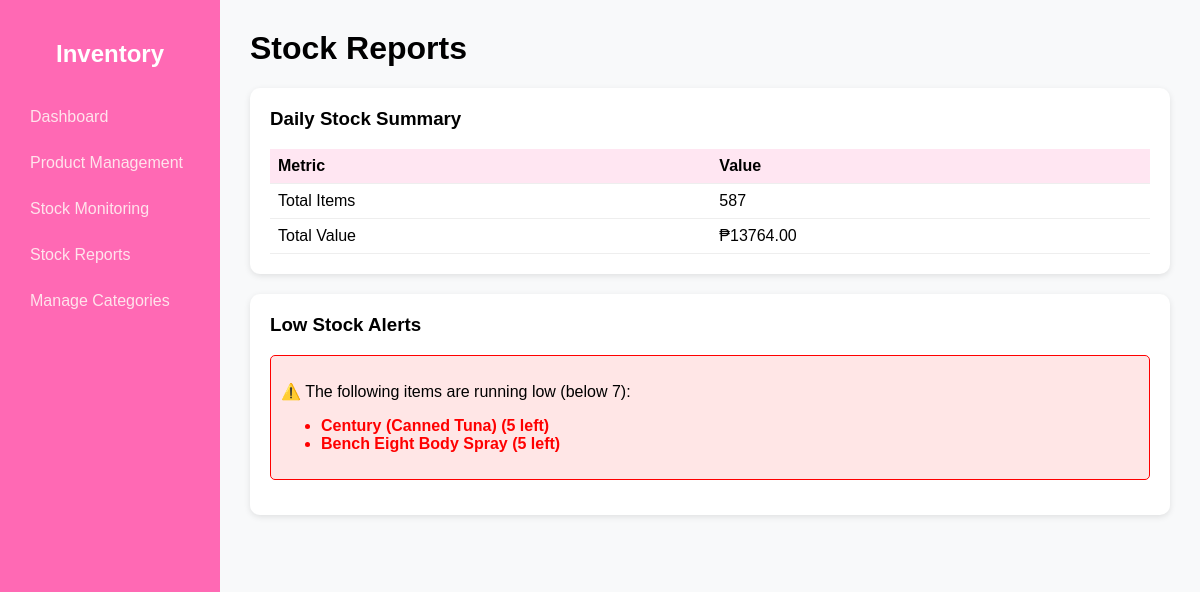
The page /stock_reports on the database its author committed.
### app.py (models this page shows, shortened)
class Product(db.Model):
    id = db.Column(db.Integer, primary_key=True)
    name = db.Column(db.String(100), nullable=False)
    category_id = db.Column(db.Integer, db.ForeignKey('category.id'), nullable=False)
    quantity = db.Column(db.Integer, nullable=False)
    price = db.Column(db.Float, nullable=False)
    image = db.Column(db.String, nullable=True)
    category = db.relationship("Category", backref=db.backref("products", lazy=True))

### app.py (the view)
@app.route("/stock_reports")
def stock_reports():
    products = Product.query.all()
    total_items = sum(p.quantity for p in products)
    total_value = sum(p.quantity * p.price for p in products)
    return render_template(
        "stock_reports.html",
        total_items=total_items,
        total_value=total_value,
        products=products
    )

### templates/stock_reports.html (shortened to what this page needs)
<!DOCTYPE html>
<html lang="en">
<head>
  <link rel="stylesheet" href="{{ url_for('static', filename='style.css') }}">
</head>
<body>
  <div class="sidebar">
    <h2>Inventory</h2>
    <a href="{{ url_for('home') }}">Dashboard</a>
    <a href="{{ url_for('product_management') }}">Product Management</a>
    <a href="{{ url_for('customer_purchase') }}">Stock Monitoring</a>
    <a href="{{ url_for('stock_reports') }}">Stock Reports</a>
    <a href="{{ url_for('manage_categories') }}">Manage Categories</a>
  </div>
  <div class="main">
    <h1>Stock Reports</h1>
    <div class="card">
      <h3>Daily Stock Summary</h3>
      <table>
        <tr><th>Metric</th><th>Value</th></tr>
        <tr>
          <td>Total Items</td>
          <td>{{ total_items }}</td>
        </tr>
        <tr>
          <td>Total Value</td>
          <td>₱{{ "%.2f"|format(total_value) }}</td>
        </tr>
      </table>
    </div>
    <div class="card">
      <h3>Low Stock Alerts</h3>
      {% set low_stock_products = products | selectattr("quantity", "lt", 7) | list %}
      {% if low_stock_products %}
        <div class="alert-box">
          <p>⚠️ The following items are running low (below 7):</p>
          <ul>
            {% for p in low_stock_products %}
              <li class="low-stock">{{ p.name }} ({{ p.quantity }} left)</li>
            {% endfor %}
          </ul>
        </div>
      {% else %}
        <p>No low stock items today ✅</p>
      {% endif %}
    </div>
  </div>
</body>
</html>

### static/style.css (style rules this page uses)
body { margin: 0; font-family: Arial, sans-serif; background: #f7f7f7; }
.sidebar { width: 220px; background: #ff69b4; color: white; height: 100vh; position: fixed; padding-top: 20px; }
.sidebar h2 { text-align: center; margin-bottom: 30px; }
.sidebar a { display: block; padding: 15px; text-decoration: none; color: white; transition: background 0.2s; }
.main { margin-left: 220px; padding: 20px; }
.card { background: white; border-radius: 10px; padding: 20px; margin-bottom: 20px; box-shadow: 0 2px 6px rgba(0, 0, 0, 0.1); }
h1, h3 { margin-top: 0; }
table { width: 100%; border-collapse: collapse; margin-top: 15px; }
th, td { text-align: left; padding: 8px; border-bottom: 1px solid #eee; }
th { background: #ffe6f2; }
body { margin: 0; font-family: Arial, sans-serif; background-color: #f8f9fa; display: flex; }
.sidebar { width: 220px; background-color: #ff69b4; color: #fff; height: 100vh; padding: 20px; box-sizing: border-box; }
.sidebar h2 { text-align: center; margin-bottom: 30px; color: #fff; }
.sidebar a { display: block; color: #ffe4ec; text-decoration: none; padding: 10px; border-radius: 6px; margin-bottom: 8px; transition: 0.3s; }
.main { flex: 1; padding: 30px; background-color: #f8f9fa; }

### templates/stock_reports.html (style rules this page uses)
.low-stock { color: red; font-weight: bold; }
.alert-box { background: #ffe6e6; border: 1px solid red; padding: 10px; margin-bottom: 15px; border-radius: 5px; }

### rows shown on the page
Product: name "Century (Canned Tuna)", quantity "5"
Product: name "Bench Eight Body Spray", quantity "5"

### other values the page prints
{{ total_items }} "587"
{{ "%.2f"|format(total_value) }} "13764.00"
